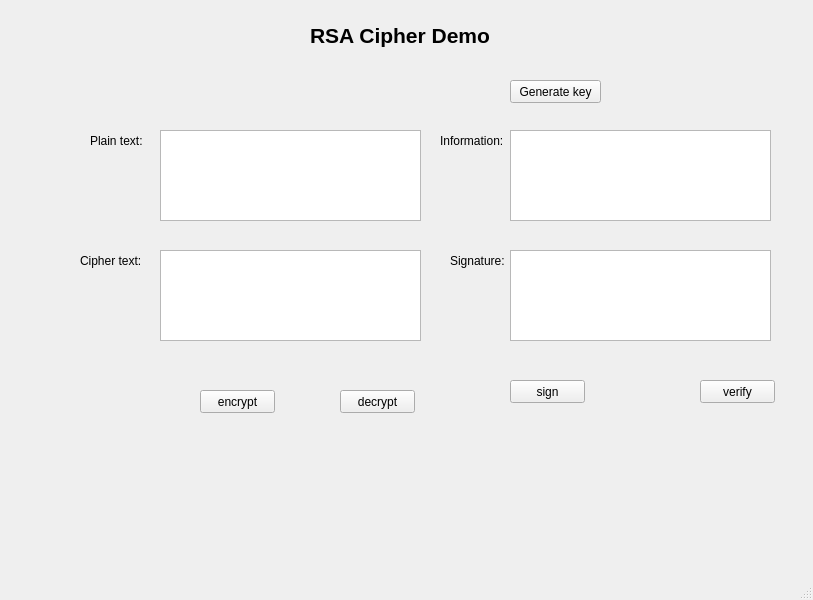
<?xml version="1.0" encoding="UTF-8"?>
<ui version="4.0">
 <class>MainWindow</class>
 <widget class="QMainWindow" name="MainWindow">
  <property name="geometry">
   <rect>
    <x>0</x>
    <y>0</y>
    <width>813</width>
    <height>600</height>
   </rect>
  </property>
  <property name="windowTitle">
   <string>MainWindow</string>
  </property>
  <widget class="QWidget" name="centralwidget">
   <widget class="QLabel" name="label">
    <property name="geometry">
     <rect>
      <x>310</x>
      <y>10</y>
      <width>201</width>
      <height>51</height>
     </rect>
    </property>
    <property name="text">
     <string>&lt;html&gt;&lt;head/&gt;&lt;body&gt;&lt;p&gt;&lt;span style=&quot; font-size:16pt; font-weight:600;&quot;&gt;RSA Cipher Demo&lt;/span&gt;&lt;/p&gt;&lt;/body&gt;&lt;/html&gt;</string>
    </property>
   </widget>
   <widget class="QLabel" name="label_2">
    <property name="geometry">
     <rect>
      <x>90</x>
      <y>130</y>
      <width>61</width>
      <height>21</height>
     </rect>
    </property>
    <property name="text">
     <string>Plain text:</string>
    </property>
   </widget>
   <widget class="QLabel" name="label_3">
    <property name="geometry">
     <rect>
      <x>80</x>
      <y>250</y>
      <width>61</width>
      <height>21</height>
     </rect>
    </property>
    <property name="text">
     <string>Cipher text:</string>
    </property>
   </widget>
   <widget class="QLabel" name="label_5">
    <property name="geometry">
     <rect>
      <x>450</x>
      <y>250</y>
      <width>61</width>
      <height>21</height>
     </rect>
    </property>
    <property name="text">
     <string>Signature:</string>
    </property>
   </widget>
   <widget class="QLabel" name="label_6">
    <property name="geometry">
     <rect>
      <x>440</x>
      <y>130</y>
      <width>71</width>
      <height>21</height>
     </rect>
    </property>
    <property name="text">
     <string>Information:</string>
    </property>
   </widget>
   <widget class="QPlainTextEdit" name="txt_plain_text">
    <property name="geometry">
     <rect>
      <x>160</x>
      <y>130</y>
      <width>261</width>
      <height>91</height>
     </rect>
    </property>
   </widget>
   <widget class="QPlainTextEdit" name="txt_cipher_text">
    <property name="geometry">
     <rect>
      <x>160</x>
      <y>250</y>
      <width>261</width>
      <height>91</height>
     </rect>
    </property>
   </widget>
   <widget class="QPlainTextEdit" name="txt_information_text">
    <property name="geometry">
     <rect>
      <x>510</x>
      <y>130</y>
      <width>261</width>
      <height>91</height>
     </rect>
    </property>
   </widget>
   <widget class="QPlainTextEdit" name="txt_signature_text">
    <property name="geometry">
     <rect>
      <x>510</x>
      <y>250</y>
      <width>261</width>
      <height>91</height>
     </rect>
    </property>
   </widget>
   <widget class="QPushButton" name="btn_gen_keys">
    <property name="geometry">
     <rect>
      <x>510</x>
      <y>80</y>
      <width>91</width>
      <height>23</height>
     </rect>
    </property>
    <property name="text">
     <string>Generate key</string>
    </property>
   </widget>
   <widget class="QPushButton" name="btn_encrypt">
    <property name="geometry">
     <rect>
      <x>200</x>
      <y>390</y>
      <width>75</width>
      <height>23</height>
     </rect>
    </property>
    <property name="text">
     <string>encrypt</string>
    </property>
   </widget>
   <widget class="QPushButton" name="btn_decrypt">
    <property name="geometry">
     <rect>
      <x>340</x>
      <y>390</y>
      <width>75</width>
      <height>23</height>
     </rect>
    </property>
    <property name="text">
     <string>decrypt</string>
    </property>
   </widget>
   <widget class="QPushButton" name="btn_sign">
    <property name="geometry">
     <rect>
      <x>510</x>
      <y>380</y>
      <width>75</width>
      <height>23</height>
     </rect>
    </property>
    <property name="text">
     <string>sign</string>
    </property>
   </widget>
   <widget class="QPushButton" name="btn_verify">
    <property name="geometry">
     <rect>
      <x>700</x>
      <y>380</y>
      <width>75</width>
      <height>23</height>
     </rect>
    </property>
    <property name="text">
     <string>verify</string>
    </property>
   </widget>
  </widget>
  <widget class="QMenuBar" name="menubar">
   <property name="geometry">
    <rect>
     <x>0</x>
     <y>0</y>
     <width>813</width>
     <height>21</height>
    </rect>
   </property>
  </widget>
  <widget class="QStatusBar" name="statusbar"/>
 </widget>
 <resources/>
 <connections/>
</ui>
